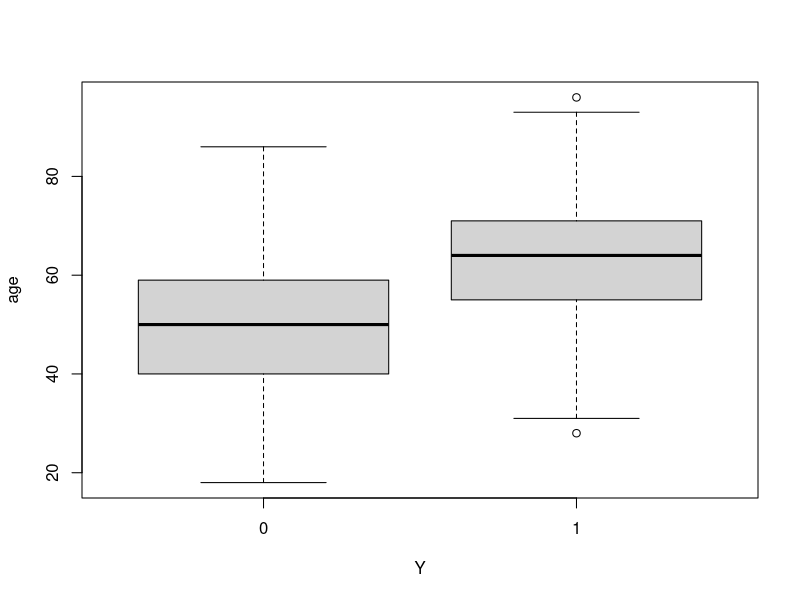
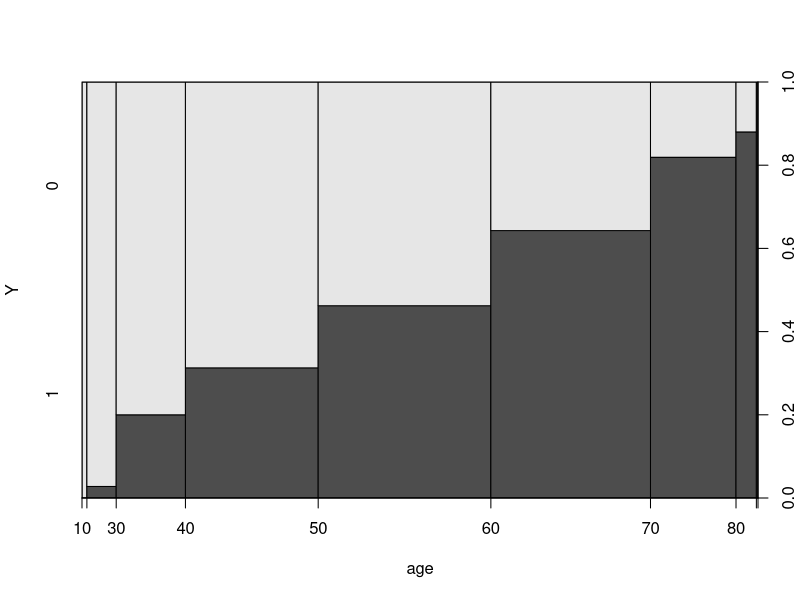
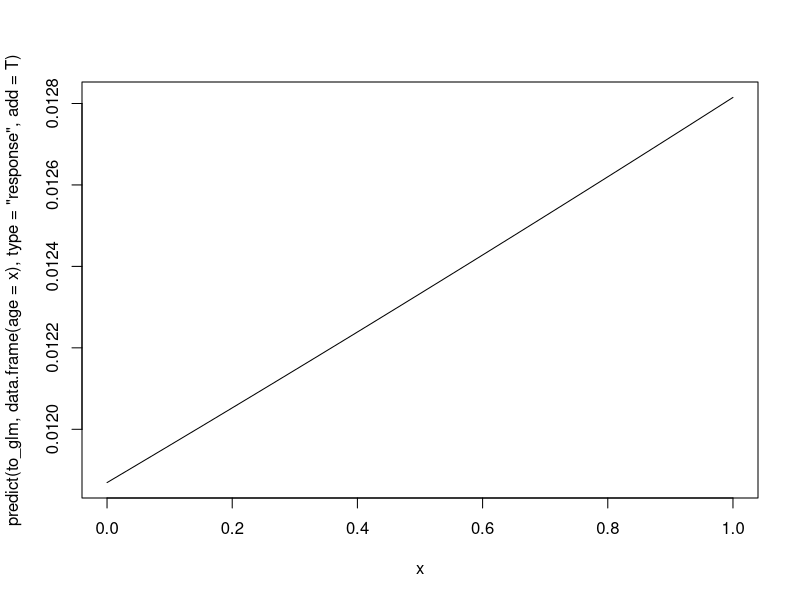

Write R code to recreate these figures, in order.

# ------------- régression logistique
########################################"
mommo <- read.table(file="mammographic.data.txt", header=T,sep=" ")
head(mommo)

# 1) Analyse exploratoire des données

summary(mommo)
table(mommo$Y) ## résumé de y
str(mommo) ## donne le code des variables
mommo$shape=factor(mommo$shape)
mommo$margin=factor(mommo$margin)
mommo$density=factor(mommo$density)
mommo$Y=factor(mommo$Y)
## shape avec 4 modalités, margin avec 5 modalités, density avec 4 modalités et Y avec 2 modalités
# on peut faire un boxplot de l'age en fct de Y. les autres représentions ne sont pas pertinantes
boxplot(age~Y, data=mommo)

# 2) 
?glm
to_glm = glm(formula = Y ~ age, family = binomial, data=mommo)
summary(to_glm)
proba_tumeur_maligne = exp(-4.421874 + 0.077628 * 30)/(1+exp(-4.421874 + 0.077628 * 30))
predict.glm(to_glm,data.frame(age=30), type="response") ## donne la prédiction de la présence de tumeur maligne à 30 ans

plot(Y~age, data = mommo) ## il ne faut pas mettre y en factor 

curve(predict(to_glm,data.frame(age=x),type ="response",add=T))

## quelle est la dimension du modèles
table(mommo$shape)
summary(mommo)
t_glm = glm(formula = Y~., family = binomial,data = mommo)
summary(t_glm) ## shape1, margin1 et density1 ont disparus

#(Dispersion parameter for binomial family taken to be 1)

#Null deviance: 1149.9  on 829  degrees of freedom  ====> modèle constant Y~1
#Residual deviance:  724.5  on 818  degrees of freedom =====> modèle complet
#AIC: 748.5

